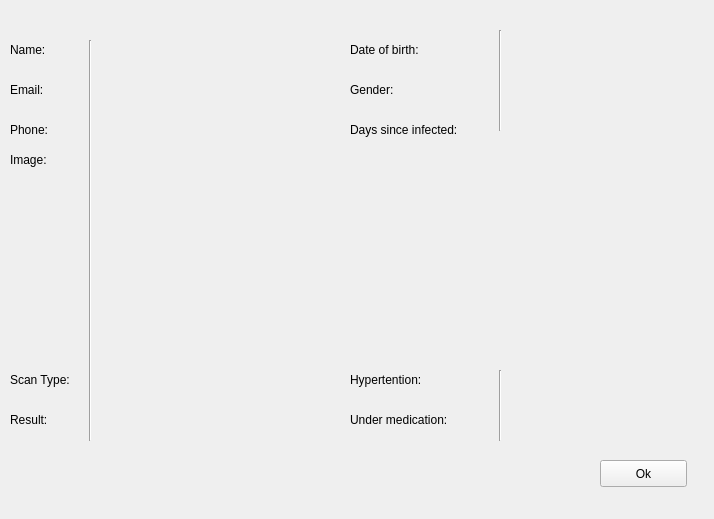
<?xml version="1.0" encoding="UTF-8"?>
<ui version="4.0">
 <class>Form</class>
 <widget class="QWidget" name="Form">
  <property name="geometry">
   <rect>
    <x>0</x>
    <y>0</y>
    <width>714</width>
    <height>519</height>
   </rect>
  </property>
  <property name="windowTitle">
   <string>Form</string>
  </property>
  <widget class="QLabel" name="name_label">
   <property name="geometry">
    <rect>
     <x>10</x>
     <y>40</y>
     <width>71</width>
     <height>20</height>
    </rect>
   </property>
   <property name="text">
    <string>Name:</string>
   </property>
  </widget>
  <widget class="QLabel" name="name">
   <property name="geometry">
    <rect>
     <x>100</x>
     <y>40</y>
     <width>241</width>
     <height>19</height>
    </rect>
   </property>
   <property name="text">
    <string/>
   </property>
  </widget>
  <widget class="QLabel" name="bd_label">
   <property name="geometry">
    <rect>
     <x>350</x>
     <y>40</y>
     <width>91</width>
     <height>19</height>
    </rect>
   </property>
   <property name="text">
    <string>Date of birth:</string>
   </property>
  </widget>
  <widget class="QLabel" name="bd">
   <property name="geometry">
    <rect>
     <x>510</x>
     <y>40</y>
     <width>141</width>
     <height>20</height>
    </rect>
   </property>
   <property name="text">
    <string/>
   </property>
  </widget>
  <widget class="QLabel" name="gender_label">
   <property name="geometry">
    <rect>
     <x>350</x>
     <y>80</y>
     <width>66</width>
     <height>19</height>
    </rect>
   </property>
   <property name="text">
    <string>Gender:</string>
   </property>
  </widget>
  <widget class="QLabel" name="gender">
   <property name="geometry">
    <rect>
     <x>510</x>
     <y>80</y>
     <width>121</width>
     <height>19</height>
    </rect>
   </property>
   <property name="text">
    <string/>
   </property>
  </widget>
  <widget class="QLabel" name="email_label">
   <property name="geometry">
    <rect>
     <x>10</x>
     <y>80</y>
     <width>71</width>
     <height>20</height>
    </rect>
   </property>
   <property name="text">
    <string>Email:</string>
   </property>
  </widget>
  <widget class="QLabel" name="email">
   <property name="geometry">
    <rect>
     <x>100</x>
     <y>80</y>
     <width>241</width>
     <height>19</height>
    </rect>
   </property>
   <property name="text">
    <string/>
   </property>
  </widget>
  <widget class="QLabel" name="image_lable">
   <property name="geometry">
    <rect>
     <x>10</x>
     <y>150</y>
     <width>71</width>
     <height>20</height>
    </rect>
   </property>
   <property name="text">
    <string>Image:</string>
   </property>
  </widget>
  <widget class="QLabel" name="image">
   <property name="geometry">
    <rect>
     <x>100</x>
     <y>150</y>
     <width>521</width>
     <height>201</height>
    </rect>
   </property>
   <property name="text">
    <string/>
   </property>
  </widget>
  <widget class="Line" name="line">
   <property name="geometry">
    <rect>
     <x>80</x>
     <y>40</y>
     <width>20</width>
     <height>401</height>
    </rect>
   </property>
   <property name="orientation">
    <enum>Qt::Vertical</enum>
   </property>
  </widget>
  <widget class="Line" name="line_2">
   <property name="geometry">
    <rect>
     <x>490</x>
     <y>30</y>
     <width>20</width>
     <height>101</height>
    </rect>
   </property>
   <property name="orientation">
    <enum>Qt::Vertical</enum>
   </property>
  </widget>
  <widget class="QLabel" name="scanType_label">
   <property name="geometry">
    <rect>
     <x>10</x>
     <y>370</y>
     <width>71</width>
     <height>20</height>
    </rect>
   </property>
   <property name="text">
    <string>Scan Type:</string>
   </property>
  </widget>
  <widget class="QLabel" name="scanType">
   <property name="geometry">
    <rect>
     <x>100</x>
     <y>370</y>
     <width>201</width>
     <height>19</height>
    </rect>
   </property>
   <property name="text">
    <string/>
   </property>
  </widget>
  <widget class="QLabel" name="hyper_label">
   <property name="geometry">
    <rect>
     <x>350</x>
     <y>370</y>
     <width>101</width>
     <height>19</height>
    </rect>
   </property>
   <property name="text">
    <string>Hypertention:</string>
   </property>
  </widget>
  <widget class="QLabel" name="Phone_label">
   <property name="geometry">
    <rect>
     <x>10</x>
     <y>120</y>
     <width>66</width>
     <height>19</height>
    </rect>
   </property>
   <property name="text">
    <string>Phone:</string>
   </property>
  </widget>
  <widget class="QLabel" name="phone">
   <property name="geometry">
    <rect>
     <x>100</x>
     <y>120</y>
     <width>161</width>
     <height>19</height>
    </rect>
   </property>
   <property name="text">
    <string/>
   </property>
  </widget>
  <widget class="QLabel" name="infectedDays_label">
   <property name="geometry">
    <rect>
     <x>350</x>
     <y>120</y>
     <width>131</width>
     <height>19</height>
    </rect>
   </property>
   <property name="text">
    <string>Days since infected:</string>
   </property>
  </widget>
  <widget class="QLabel" name="infectedDays">
   <property name="geometry">
    <rect>
     <x>510</x>
     <y>120</y>
     <width>121</width>
     <height>19</height>
    </rect>
   </property>
   <property name="text">
    <string/>
   </property>
  </widget>
  <widget class="QLabel" name="hyper">
   <property name="geometry">
    <rect>
     <x>520</x>
     <y>370</y>
     <width>111</width>
     <height>19</height>
    </rect>
   </property>
   <property name="text">
    <string/>
   </property>
  </widget>
  <widget class="QLabel" name="underMed_label">
   <property name="geometry">
    <rect>
     <x>350</x>
     <y>410</y>
     <width>131</width>
     <height>19</height>
    </rect>
   </property>
   <property name="text">
    <string>Under medication:</string>
   </property>
  </widget>
  <widget class="Line" name="line_3">
   <property name="geometry">
    <rect>
     <x>490</x>
     <y>370</y>
     <width>20</width>
     <height>71</height>
    </rect>
   </property>
   <property name="orientation">
    <enum>Qt::Vertical</enum>
   </property>
  </widget>
  <widget class="QLabel" name="underMed">
   <property name="geometry">
    <rect>
     <x>520</x>
     <y>410</y>
     <width>111</width>
     <height>19</height>
    </rect>
   </property>
   <property name="text">
    <string/>
   </property>
  </widget>
  <widget class="QPushButton" name="okButton">
   <property name="geometry">
    <rect>
     <x>600</x>
     <y>460</y>
     <width>87</width>
     <height>27</height>
    </rect>
   </property>
   <property name="text">
    <string>Ok</string>
   </property>
  </widget>
  <widget class="QLabel" name="result_label">
   <property name="geometry">
    <rect>
     <x>10</x>
     <y>410</y>
     <width>66</width>
     <height>19</height>
    </rect>
   </property>
   <property name="text">
    <string>Result:</string>
   </property>
  </widget>
  <widget class="QLabel" name="result">
   <property name="geometry">
    <rect>
     <x>110</x>
     <y>410</y>
     <width>191</width>
     <height>19</height>
    </rect>
   </property>
   <property name="text">
    <string/>
   </property>
  </widget>
 </widget>
 <resources/>
 <connections>
  <connection>
   <sender>okButton</sender>
   <signal>clicked()</signal>
   <receiver>Form</receiver>
   <slot>close()</slot>
   <hints>
    <hint type="sourcelabel">
     <x>643</x>
     <y>473</y>
    </hint>
    <hint type="destinationlabel">
     <x>356</x>
     <y>259</y>
    </hint>
   </hints>
  </connection>
 </connections>
</ui>
